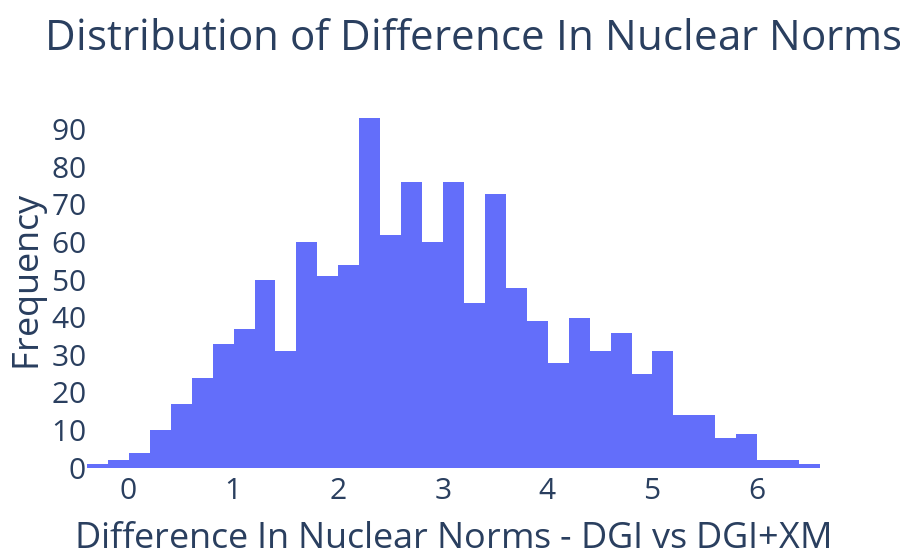

The cell this chart's notebook holds for it:
### Code cell
diff = np.array(norm_og) - np.array(norm_plus)
fig = go.Figure()
fig.add_trace(go.Histogram(x = diff))
fig.update_layout(title_text = 'Distribution of Difference In Nuclear Norms - DGI vs DGI+XM', 
                  xaxis_title_text = 'Difference In Nuclear Norms - DGI vs DGI+XM', 
                  yaxis_title_text = 'Frequency', 
                  plot_bgcolor = 'white', 
                  paper_bgcolor = 'white', 
                  font = dict(size = 30))
fig.show()

### Figure 1 — Plotly figure (JSON) as saved in the notebook; plotly's stock layout.template omitted (floating-point values rounded to 4 significant figures; data arrays with more than 128 entries replaced by an {"elided": "..."} marker saying what was removed)
{"data": [{"type": "histogram", "x": {"elided": "1186 float values"}}], "layout": {"font": {"size": 30}, "paper_bgcolor": "white", "plot_bgcolor": "white", "title": {"text": "Distribution of Difference In Nuclear Norms - DGI vs DGI+XM"}, "xaxis": {"title": {"text": "Difference In Nuclear Norms - DGI vs DGI+XM"}}, "yaxis": {"title": {"text": "Frequency"}}}}
